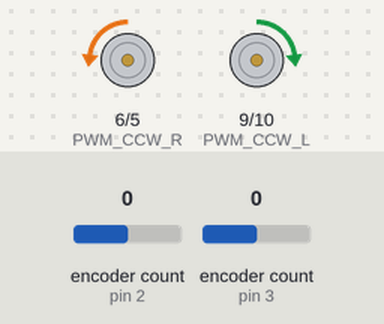
Bench run of a sketch on a simulated Arduino Uno, built with avr-gcc and run on an emulated ATmega328P. Parts: motor-driver pin pairs drawn as motors (green arrow = first pin HIGH = forward, orange = second pin HIGH = backward, longer = more drive). Inputs (shaded band) come from the test bench; at power-on: encoder count (sensors on pin 2, pin 3) 0. What the sketch prints to the serial monitor is not drawn.

Above: at 0.15 s.
At 0.75 s:
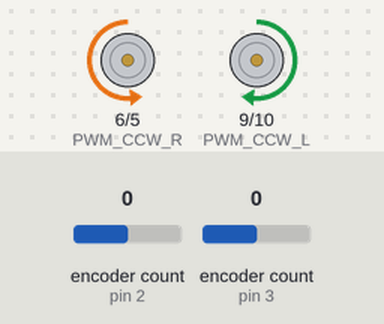
At 1.4 s:
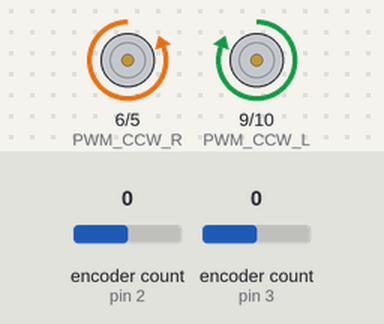
Timing chart, 0 to 2.9 s (numbered marks = the images above):
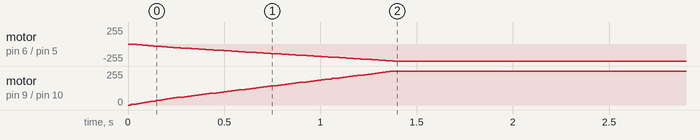

The sketch:

Mega_Pemilah_Nas.ino
```cpp
// wisnu.imam.satrio@gmail.com
// @KRTMI2024

#define pulse_rotation 532  //
#define d_wheel 15          // cm
#define k_wheel (3.14 * 15)
#define spd1 5
#define spd2 7
#define spd3 8
#define spd4 9
#define spd5 26

/*
   range speed -50 0 50
    0 = enable
    1 = speed L
    2 = speed R
    3 = reset counter
    4 = counter L
    5 = counter R
*/
//-----------------------------------------

//-----------------------------------------

#include <Encoder.h>

#define ledbuiltin 13

Encoder myEncL(2, 8);
Encoder myEncR(3, 4);

long oldPositionL = -999;
long oldPositionR = -999;

float kp = 1.1;
float kd = 0.4;

void read_encoder() {
  long newPositionL = myEncL.read();
  long newPositionR = myEncR.read();
  if (newPositionL != oldPositionL || newPositionR != oldPositionR) {
    oldPositionL = newPositionL;
    oldPositionR = newPositionR;
    Serial.print(newPositionL);
    Serial.print('\t');
    Serial.println(newPositionR);  // Serial.print('\t');
  }
}

// PIN DRIVER MOTOR
const unsigned int PWM_CW_L = 10;
const unsigned int PWM_CCW_L = 9;

const unsigned int PWM_CW_R = 5;
const unsigned int PWM_CCW_R = 6;

float mErrL = 0, mErrR = 0;
float mdErrL = 0, mdErrR = 0;
float SpeedL = 0, SpeedR = 0;
float mLastL = 0, mLastR = 0;
int pwmL = 0, pwmR = 0;

float CountL = 0, CountR = 0;

void init_motor() {
  pinMode(PWM_CW_L, OUTPUT);
  pinMode(PWM_CCW_L, OUTPUT);

  pinMode(PWM_CW_R, OUTPUT);
  pinMode(PWM_CCW_R, OUTPUT);
}

void agv_motor(int ll, int rr) {
  if (ll < 0) {
    analogWrite(PWM_CW_L, -ll);
  } else if (ll > 0) {
    analogWrite(PWM_CCW_L, ll);
  } else {
    analogWrite(PWM_CCW_L, 0);
    analogWrite(PWM_CW_L, 0);
  }

  if (rr > 0) {
    analogWrite(PWM_CW_R, rr);
  } else if (rr < 0) {
    analogWrite(PWM_CCW_R, -rr);
  } else {
    analogWrite(PWM_CCW_R, 0);
    analogWrite(PWM_CW_R, 0);
  }
}


void com_agv_motor(int dSL, int dSR) {
  int dRL = 0, dRR = 0;
  delay(13);
  dRL = abs(myEncL.read());
  dRR = abs(myEncR.read());

  CountL += (float)dRL / 11.14;
  CountR += (float)dRR / 11.14;

  //42.2 = pulse_rotation/(k_wheel)

  // Serial.print(CountL);
  // Serial.print("\t");
  // Serial.println(CountR);

  myEncL.write(0);
  myEncR.write(0);

  mErrL = abs(dSL) - dRL;
  mErrR = abs(dSR) - dRR;

  mdErrL = mErrL - mLastL;
  mLastL = mErrL;


  mdErrR = mErrR - mLastR;
  mLastR = mErrR;

  SpeedL += (float)(mErrL * kp) + (float)(mdErrL * kd);
  SpeedR += (float)(mErrR * kp) + (float)(mdErrR * kd);

  if (SpeedL >= 255) SpeedL = 255;
  if (SpeedR >= 255) SpeedR = 255;

  if (dSL < 0) pwmL = -SpeedL;
  else if (dSL > 0) pwmL = SpeedL;
  else pwmL = 0;
  if (dSR < 0) pwmR = -SpeedR;
  else if (dSR > 0) pwmR = SpeedR;
  else pwmR = 0;

  agv_motor(pwmL, pwmR);
  Serial.println(mErrL);
  // Serial.println(0);
}


void Stop() {
  com_agv_motor(0, 0);
  mErrL = 0;
  mErrR = 0;
  mdErrL = 0;
  mdErrR = 0;
  SpeedL = 0;
  SpeedR = 0;
  mLastL = 0;
  mLastR = 0;
  delay(13);
}

#include <Arduino_FreeRTOS.h>


// define two tasks for Blink & AnalogRead
void TaskComm(void *pvParameters);
TaskHandle_t TaskHandle_1;
TaskHandle_t TaskHandle_2;
TaskHandle_t TaskHandle_3;


// the setup function runs once when you press reset or power the board
void setup() {
  Serial.begin(9600);
  Serial.setTimeout(1);
  init_motor();
  while (!Serial) {
    ;
  }

  xTaskCreate(
    TaskComm, "Comm"  // A name just for humans
    ,
    128  // This stack size can be checked & adjusted by reading the Stack Highwater
    ,
    NULL, 0  // Priority, with 3 (configMAX_PRIORITIES - 1) being the highest, and 0 being the lowest.
    ,
    NULL);

  xTaskCreate(
    TaskMaju1, "Motor", 128  // Stack size
    ,
    NULL, 4  // Priority
    ,
    &TaskHandle_1);

  xTaskCreate(
    TaskLeft, "Comm"  // A name just for humans
    ,
    128  // This stack size can be checked & adjusted by reading the Stack Highwater
    ,
    NULL, 3  // Priority, with 3 (configMAX_PRIORITIES - 1) being the highest, and 0 being the lowest.
    ,
    &TaskHandle_2);

  xTaskCreate(
    TaskMaju2, "Motor", 128  // Stack size
    ,
    NULL, 2  // Priority
    ,
    &TaskHandle_3);
  // Now the task scheduler, which takes over control of scheduling individual tasks, is automatically started.
}


void loop() {
}

String input;
int spdL, spdR;

void TaskComm(void *pvParameters) {
  (void)pvParameters;

  for (;;) {
    Serial.println(CountL);

    vTaskDelay(1);
  }
}

void TaskMaju1(void *pvParameters)  // This is a task.
{
  (void)pvParameters;

  for (;;) {
    //Untuk Maju
    vTaskSuspend(TaskHandle_2);  //Suspend Task2/3
    vTaskSuspend(TaskHandle_3);
    com_agv_motor(3, 3);
    Serial.println(CountL);
    if (CountL >= 300) {
      Stop();
      delay(1000);
      CountL = 0;
      CountR = 0;
      vTaskResume(TaskHandle_2);
      vTaskDelete(TaskHandle_1);
    }
  }
}

void TaskLeft(void *pvParameters)  // This is a task.
{
  (void)pvParameters;

  for (;;) {
    //Untuk Maju //Suspend Task2/3
    vTaskSuspend(TaskHandle_3);
    com_agv_motor(3, -3);
    Serial.println(CountL);
    if (CountL >= 36.95) {
      Stop();
      delay(1000);
      CountL = 0;
      CountR = 0;
      vTaskResume(TaskHandle_3);
      vTaskDelete(TaskHandle_2);
    }
  }
}

void TaskMaju2(void *pvParameters)  // This is a task.
{
  (void)pvParameters;

  for (;;) {
    //Untuk Maju
    com_agv_motor(3, 3);
    Serial.println(CountL);
    if (CountL >= 100) {
      Stop();
      delay(1);
      vTaskDelete(TaskHandle_3);
    }
  }
}
```

Measured:
- by itself, motor on pin 6 (PWM_CCW_R) / pin 5 (PWM_CW_R): moves from stopped to backward 255/255 over 1.4 s
- by itself, motor on pin 9 (PWM_CCW_L) / pin 10 (PWM_CW_L): moves from stopped to forward 255/255 over 1.4 s
